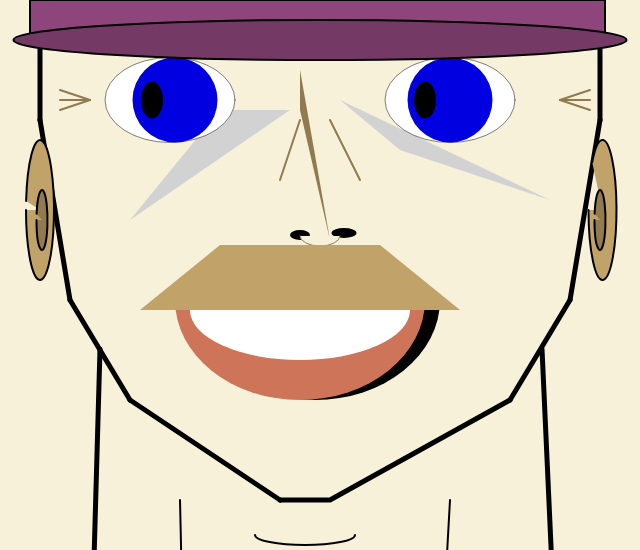
Frame 1 (no input)
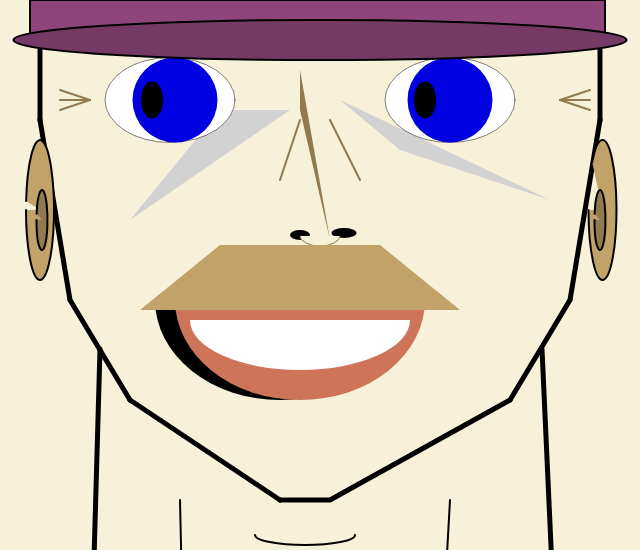
Frame 60 (no input)
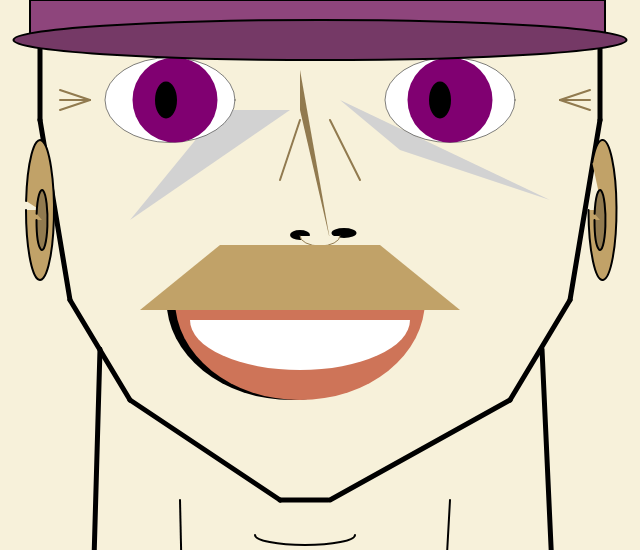
Frame 120 (the mouse pressed at the canvas centre since frame 60)

The p5.js sketch that drew these frames (run headless with seeded random() and noise() and a simulated clock; from frame 60 on, the mouse is pressed at the canvas centre):

// p5.js sketch
// ── sketch.js
/*
self portrait
v1.
by Jon Darling
Hard coded_Interaction
*/






var s = 10;

var eyeSize = 85;
var mouthSize = 80;

var leftEyeX1 = 175;
var leftEyeY1 = 100;
var rightEyeX1 = 450;
var rightEyeY1 = 100;

var WhiteEyeSize = 85;
var leftWhitesEyesX1 = 450;
var leftWhitesEyesY1 = 100;
var leftWhitesEyesX2 = 130;
var rightWhitesEyesX1 = 170;
var rightWhitesEyesY1 = 100;
var rightWhitesEyesX2 = 130; 

var eyebrowsleftX1 = 150;
var eyebrowsleftY1 = 40;
var eyebrowsleftX2 = 140;
var eyebrowsleftY2 = 20;
var eyebrowsRightX1 = 450;
var eyebrowsRightY1 = 40;
var eyebrowsRightX2 = 150;
var eyebrowsRightY2 = 20;

var pupilsRightX1 = 200;
var pupilsRightY1 = 100;
var pupilsRightX2 = 20;
var pupilsRightY2 = 35;
var pupilsLeftX1 = 480;
var pupilsLeftY1 = 100;
var pupilsLeftX2 = 20;
var pupilsLeftY2 = 35;
   
var noseX1 = 300;
var noseY1 = 110;
var noseX2 = 300;
var noseY2 = 70;
var noseX3 = 330;
var noseY3 = 240;

var nostrilsX1 = 300; 
var nostrilsY1 = 235; 
var nostrilsX2 = 20;
var nostrilsY2 = 10; 
var nostrilsX1r = 344; 
var nostrilsY1r = 233; 
var nostrilsX2r = 25;
var nostrilsY2r = 10;

var mouthShadowX1 = 315;
var mouthShadowY1 = 300;
var mouthShadowX2 = 250;
var mouthShadowY2 = 200;
var mouthRedX1 = 300;
var mouthRedY1 = 300;
var mouthRedX2 = 250;
var mouthRedY2 = 200;

var teethX1 = 300;
var teethY1 = 310;
var teethX2 = 220;
var teethY2 = 100;

var bagsColor = (210);
var bagsLeftX1 = 290;
var bagsLeftY1 = 110;
var bagsLeftX2 = 130;
var bagsLeftY2 = 220;
var bagsLeftX3 = 220;
var bagsLeftY3 = 110;
var bagsRightX1 = 550;
var bagsRightY1 = 200;
var bagsRightX2 = 340;
var bagsRightY2 = 100;
var bagsRightX3 = 400;
var bagsRightY3 = 150;


function setup() {
    
	createCanvas(640, 550);
    textSize(20);
}


function draw() {
 
   
      
    // Canvas
	background("#F7F1DA");
    noStroke();
    var eyePos = map(mouseX,0,width,-20, 20);/* make sure to keep this var in draw section*/
    
    
      
    // Facial lines
    
    stroke("black")
    strokeWeight(5)
    
    
	line(40, 120, 40, 20); // two xy coordinates
    line(70, 300, 40, 120); // two xy coordinates
    line(130, 400, 70, 300); // two xy coordinates
    line(130, 400, 280,500); // two xy coordinates
	
     
	line(600, 120, 600, 20); // two xy coordinates
    line(570, 300, 600, 120); // two xy coordinates
    line(510, 400, 570, 300); // two xy coordinates
    line(510, 400, 330,500); // two xy coordinates
    line(328, 500, 280,500); // two xy coordinates
    
     //ears
    
    fill("#C1A268");
    
    
    stroke("black");
    strokeWeight(2);
    arc(602.5,210, 28, 140, 4.5, PI);// right
    arc(40,210, 28, 140, 10, PI);// left
    
    fill("#917A4F");
    
    arc(42,220, 11, 60, 4, PI);//left inner
    arc(600,220, 11, 60, 4, PI);//right inner
    
    
    
    
    
    
    //neck
    
    stroke("black")
    strokeWeight(5)
    
    line(100, 349, 70, 1400);
    line(542, 349, 590, 1400);
    noFill();
    strokeWeight (2);
    arc(305, 535, 100, 20, 0, PI);// adams apple
    line(180, 500, 200, 1400);// neck-muscles
    line(450, 500, 400, 1400);// neck-muscles
    
    // crows-feet-right
    stroke ("#917A4F")
    strokeWeight(2)
    
    line(60, 110, 90,100); // two xy coordinates
    line(60, 100, 90,100); // two xy coordinates
    line(60, 90, 90,100); // two xy coordinates
    // crows-feet-left
    stroke ("#917A4F")
    strokeWeight(2)
    
    line(590, 90, 560,100); // two xy coordinates
    line(590, 100, 560,100); // two xy coordinates
    line(590, 110, 560,100); // two xy coordinates
   
    
   
     // nose
    
	fill("#917A4F");
    noStroke()
    stroke ("#917A4F");
    line(300, 120, 280, 180);
    stroke ("#917A4F");
    line(330, 120, 360, 180);
   
    noStroke()
    triangle(noseX1, noseY1, noseX2, noseY2,noseX3, noseY3); // three xy coordinates
   
    	
    // nostrils
    fill ("black")
    ellipse (nostrilsX1, nostrilsY1, nostrilsX2, nostrilsY2);
    ellipse (nostrilsX1r, nostrilsY1r, nostrilsX2r, nostrilsY2r);
    fill ("#F7F1DA");
    stroke("#917A4F")
    strokeWeight(1);
    arc(320, 236, 40, 20,0, PI);// nose-base detailing
    
   

    

    	
   // mouth
    noStroke()
    fill ("black")
    arc(mouthShadowX1, mouthShadowY1, mouthShadowX2, mouthShadowY2, 0, PI);
    stroke("black")
    strokeWeight(5)
    fill("#CE7458")
    noStroke();
    arc(mouthRedX1, mouthRedY1, mouthRedX2, mouthRedY2, 0, PI);
   
    mouthShadowX1 = map(mouseX, 0, width, 280, 303);

    
    
   
    // teeth
    
    
    fill ("white")
    arc(teethX1,teethY1, teethX2, teethY2, 0, PI);
    
    //gives the speed of 2 to  teethY1
     teethY1 =  teethY1 + 2 ;
//    
    
    // if  teethY1 is greater than 310....stay at 310
    if ( teethY1 > 320) {
        
       teethY1 = 310;
    }
 
	
    

   
   
      
     // bags
    noStroke()
    fill (bagsColor)
     triangle(bagsLeftX1,bagsLeftY1, bagsLeftX2,bagsLeftY2, bagsLeftX3, bagsLeftY3); // three xy coordinates
     triangle(bagsRightX1, bagsRightY1,bagsRightX2,bagsRightY2, bagsRightX3, bagsRightY3); // three xy coordinates
    
    
    
    // whites eyes
    
    fill ("white")
    stroke("black")
    strokeWeight(.5)
    ellipse (leftWhitesEyesX1, leftWhitesEyesY1, leftWhitesEyesX2, WhiteEyeSize);// left
    ellipse (rightWhitesEyesX1, rightWhitesEyesY1, rightWhitesEyesX2, WhiteEyeSize); // right
    
     // BlueEyes
    
    noStroke();
    fill ("#78A1BB");
    var r = map(mouseX, 0, width, 0, 255); // red 
    var g = map(mouseY,0, height, 0,0); // green
	var b = map(mouseX, 0, width, 225, 0); // blue

	fill(r, g, b);
    var x = width / 2;
	var y = height / 2;
	var s = width / 2;
    
     ellipse(rightEyeX1, rightEyeY1, eyeSize);// right
    ellipse(leftEyeX1,leftEyeY1, eyeSize);// left
    
     
    // eyebrows
    
    noStroke();
    fill ("#917A4F")
    
   
	
    ellipse (eyebrowsRightX1, eyebrowsRightY1, eyebrowsRightX2, eyebrowsRightY2);
    ellipse (eyebrowsleftX1, eyebrowsleftY1, eyebrowsleftX2, eyebrowsleftY2);
    
    //Cap
    fill("#8E457C");

   
    stroke("black")
    strokeWeight(2)
    rect(30, 0, 575, 40);
     fill("#753966");
    ellipse(320, 40, 613, 40);
//     arc(315, 40, 560, 40, 0, PI);
    
    
  
    
   
    //pupils
    
    fill ("black")
    
    pupilsRightX1 = map(mouseX,0, width, 425, 455);
    pupilsLeftX1 = map(mouseX,0, width, 152, 180);
    
    ellipse(pupilsRightX1, pupilsRightY1, pupilsRightX2, pupilsRightY2);// right
	ellipse(pupilsLeftX1, pupilsLeftY1, pupilsLeftX2, pupilsLeftY2);// left
    
    
     //mustache
    
    fill("#C1A268");
    noStroke()
    quad(220, 245, 380, 245, 460, 310, 140, 310);
    
   
    
    
    
  
    

   
}

    
    
   
 
    
  
    
    
  
    
   
// ── style.css
body {
  font-family: Helvetica;
  margin: 0;
  padding: 0;
  background-color: aliceblue;
  color: #78A1BB;
}

/*
#container {
  padding: 50px 0;
  width: 500px;
  
}
*/

/*
.link {
  list-style: none;
  color: red;
  font-size: 2em;
}

.link a {
  color: orange;
}

a {
  color: red;
  transition: color 500ms
}

a:hover {
  color: white;
}*/
